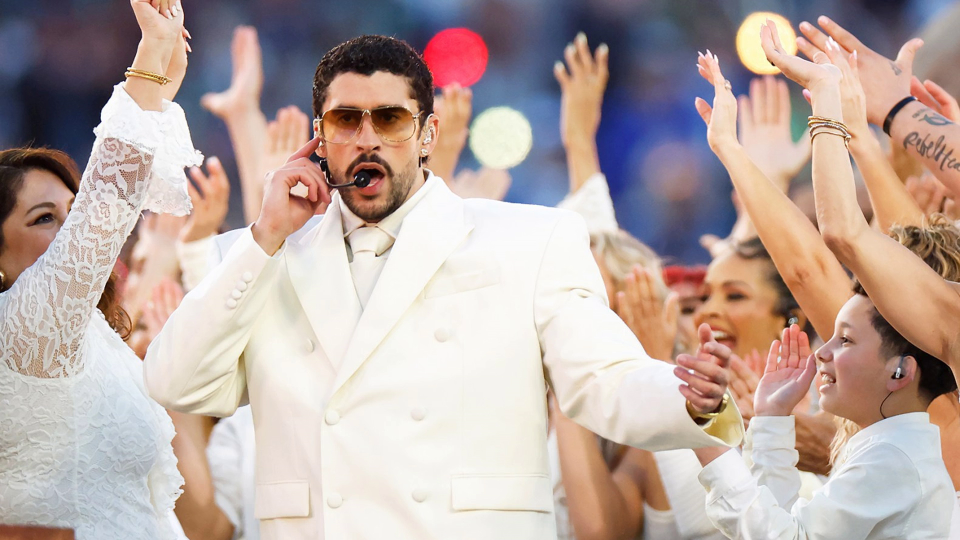
#> input picture _debug_frames/before_clip0_88s.png, 1920 x 1080 px (shown at 1/2 size)
$ python -i wikimedia.py   (imports and definitions only)
#> lines starting #> are read from the running program, lines starting #| are printed output that depends on the picture
### videogenerator/utils.py
from __future__ import annotations

import json
import os
import re
from pathlib import Path
from typing import Any, Iterable, TYPE_CHECKING

if TYPE_CHECKING:
    from .models import Slide


_STOPWORDS = {
    "a",
    "an",
    "and",
    "are",
    "as",
    "at",
    "be",
    "but",
    "by",
    "for",
    "from",
    "has",
    "have",
    "he",
    "her",
    "his",
    "i",
    "if",
    "in",
    "into",
    "is",
    "it",
    "its",
    "me",
    "my",
    "not",
    "of",
    "on",
    "or",
    "our",
    "she",
    "so",
    "that",
    "the",
    "their",
    "them",
    "then",
    "there",
    "these",
    "they",
    "this",
    "to",
    "up",
    "was",
    "we",
    "were",
    "what",
    "when",
    "where",
    "which",
    "who",
    "with",
    "you",
    "your",
}


# [4 lines left out: function ensure_dir, not called in this run]


def write_json(path: str | Path, obj: Any) -> None:
    Path(path).write_text(json.dumps(obj, indent=2, ensure_ascii=False), encoding="utf-8")


def read_json(path: str | Path) -> Any:
    return json.loads(Path(path).read_text(encoding="utf-8"))


def sanitize_filename(name: str) -> str:
    name = re.sub(r"[^a-zA-Z0-9._-]+", "_", name).strip("_")
    return name[:180] if len(name) > 180 else name


# [130 lines left out: functions extract_keywords, first, env_truthy, enforce_first_slide_seconds, not called in this run]

### videogenerator/wikimedia.py
from __future__ import annotations

import time
from dataclasses import asdict
from pathlib import Path
from typing import Any

import requests
from PIL import Image

from .utils import sanitize_filename


_WIKIMEDIA_API = "https://commons.wikimedia.org/w/api.php"

# Wikimedia asks API clients to send a descriptive User-Agent.
_SESSION = requests.Session()
# [5 lines not run here, left out]


# [132 lines left out: functions _ext, _license_ok, _raster_ok, _raster_url, search_commons_images, search_commons_image, not called in this run]


def download_image(image_url: str, dest_dir: str | Path, *, prefix: str = "img") -> Path:
    dest_dir = Path(dest_dir)
    dest_dir.mkdir(parents=True, exist_ok=True)

    tmp_name = sanitize_filename(f"{prefix}_{int(time.time() * 1000)}") + ".bin"
    tmp_path = dest_dir / tmp_name

    # Use Commons API to resolve the provided URL to a stable original file URL.
    # This avoids thumbnail hotlink throttling (429).
    api_url = _WIKIMEDIA_API
    params = {
        "action": "query",
        "format": "json",
        "prop": "imageinfo",
        "iiprop": "url",
    }

    # If we can extract a File: title from commons URLs, do so; otherwise use iiurl (still works for many urls).
    title = None
    if "commons.wikimedia.org/wiki/File:" in image_url:
        title = "File:" + image_url.split("commons.wikimedia.org/wiki/File:", 1)[1]
    elif "upload.wikimedia.org" in image_url:
        # Best-effort filename extraction
        from urllib.parse import urlparse, unquote

        name = Path(urlparse(image_url).path).name
        if name:
            title = "File:" + unquote(name.split("/", 1)[0])

    if title:
        params["titles"] = title
        try:
            meta = _SESSION.get(api_url, params=params, timeout=30).json()
            pages = (meta.get("query", {}) or {}).get("pages", {}) or {}
            for _, page in pages.items():
                ii = (page.get("imageinfo") or [None])[0]
                if ii and ii.get("url"):
                    image_url = ii["url"]
                    break
        except Exception:
            pass

    with _SESSION.get(image_url, stream=True, timeout=60) as r:
        r.raise_for_status()
        ctype = (r.headers.get("Content-Type") or "").lower()
        if ctype and not ctype.startswith("image/"):
            raise RuntimeError(f"Unexpected content-type for image: {ctype}")
        with open(tmp_path, "wb") as f:
            for chunk in r.iter_content(chunk_size=1024 * 256):
                if chunk:
                    f.write(chunk)

    # Normalize to PNG for ffmpeg concat reliability.
    out_name = sanitize_filename(f"{prefix}_{int(time.time() * 1000)}") + ".png"
    out_path = dest_dir / out_name
    try:
        with Image.open(tmp_path) as im:
            im = im.convert("RGB")
            # Avoid PNG optimize=True: it can be extremely slow on some inputs
            # (and has triggered long-running encodes on Windows).
            im.save(out_path, format="PNG", compress_level=6)
    finally:
        try:
            tmp_path.unlink(missing_ok=True)
        except Exception:
            pass

    return out_path

>>> import cv2
>>> picture = cv2.imread('../_debug_frames/before_clip0_88s.png', cv2.IMREAD_GRAYSCALE)
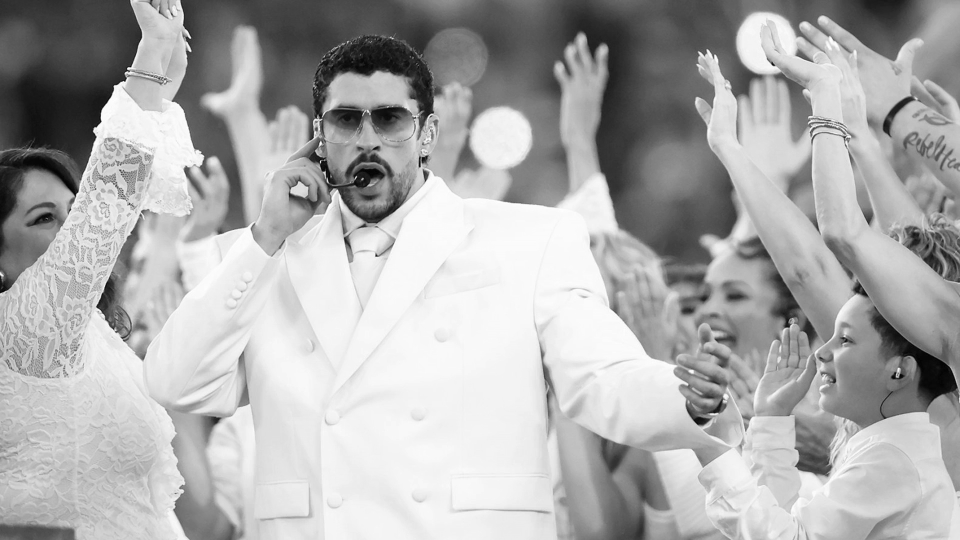
#> picture: shape (1080, 1920) (shown at 1/2 size); min 0, max 255, mean 172.9
>>> result = download_image(picture, 'out.png')
#> (the run stopped early here; a loop or call above may not have finished)
